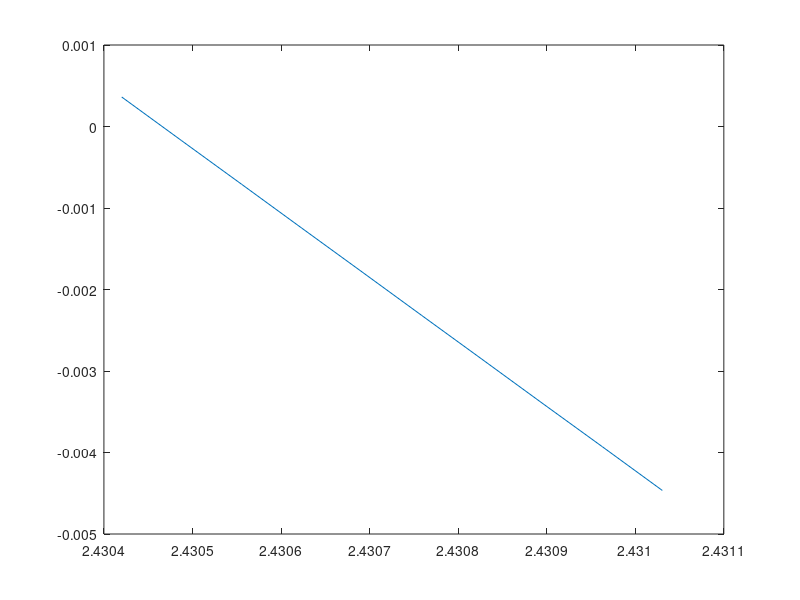

MATLAB code for this plot:
close all; clear all; pause on;

f = @(x)(8-4.5*(x -sin(x)));
incertitude = 0.001;

a = 0;
b = 5;
tol = (b-a)/2;
M = [];

while (abs(tol) > incertitude)
    tol = (b-a)/2;
    mil = a + tol;
    
    M = [M, mil];
    plot(M); grid on;
    pause(0.01);
    
    
    F = f(mil);
    if(F == 0)
        disp('Le resultat est ');
        disp(mil);
        break;
    end
    if( F * f(a) < 0 )
        b = mil;
    else
        a = mil;
    end
end


x = linspace(a,b, 10);
F = f(x);
plot(x,F);
